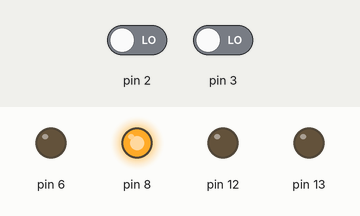
This sketch was run on a simulated Arduino Uno, built with avr-gcc and run on an emulated ATmega328P. On the bench: output pins drawn as LEDs (lit = HIGH). The test bench sets the inputs (shaded band); at power-on: pin 2 LOW, pin 3 LOW. What the sketch prints to the serial monitor is not drawn.

Above: at 0.1 s.
Timing chart, 0 to 1.6 s (numbered marks = the images above):
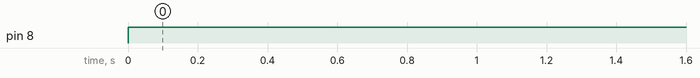

The sketch:

Beam_angle_control.ino
```cpp
#include <MsTimer2.h>
#include "RotaryEncoder.h"
#include "MotorControl.h"
#include "State_FB.h"

void tickPath();
RotaryEncoder encoder = RotaryEncoder(3, 2, &tickPath);
MotorControl  motor   = MotorControl(12, 13, 6);
State_FB      FB      = State_FB();

void tickPath()
{
  encoder.tick();
}

float T_control  = 10;     // 制御周期[msec]
float T_sampling = 1/1000; // 測定周期[msec]

float angle_now  = 0 ;
float angle_prev = 0 ;

float input_command = 0;
float input_Vref    = 0 ;

float f[2]     = {3.0908, 0.2074}; // 線形状態FBゲイン
float state[2] = {0     , 0     }; // 状態変数：[角変位　角速度]

void setup()
{
  pinMode(8,OUTPUT);
  Serial.begin(115200);

  MsTimer2::set(T_sampling, sensor_get);
  MsTimer2::start();
}

void loop()
{
  digitalWrite(8,HIGH);
  MsTimer2::stop();

  state[0] =  angle_now;
  state[1] = (angle_now - angle_prev)/(T_control/1000);

  input_command = FB.control_input(f, state);
  motor.control( input_command );

  angle_prev = angle_now;
  Serial.println(angle_now * 180/PI);

  MsTimer2::start();
  delay(T_control);
}

void sensor_get()
{
  angle_now = encoder.getAngle();
}
```

MotorControl.cpp
```cpp
#include "MotorControl.h"
#include "Arduino.h"

MotorControl::MotorControl(int pin1, int pin2, int pin_pwm)
{
  _pin1    = pin1;
  _pin2    = pin2;
  _pin_pwm = pin_pwm;

  pinMode(_pin1, OUTPUT);
  pinMode(_pin2, OUTPUT);
}

void MotorControl::control(int16_t input_command)
{
  motor_direct_prev = motor_direct;

  if(input_command > 0)
  {
    motor_direct = Forward; // 2 = 10
  }
  else if(input_command < 0)
  {
    motor_direct = Backward; // 1 = 01
  }
  else
  {
    motor_direct = Stop; // 0 = 00
  }

  if(motor_direct != motor_direct_prev)
  {
    digitalWrite(_pin1, 0);
    digitalWrite(_pin2, 0);
    delay(pose_time);
  }

  Vref_command = abs( input_command*255/5 );
  analogWrite(_pin_pwm, Vref_command);

  digitalWrite(_pin1,  motor_direct     &1);
  digitalWrite(_pin2, (motor_direct>>1) &1);
}
```

MotorControl.h
```cpp
#ifndef MOTORCONTROL_H
#define MOTORCONTROL_H

#include <Arduino.h>

#define pose_time 1 // 1[ms]

#define Forward   2 // 10
#define Backward  1 // 01
#define Stop      0 // 00 (BREAK)

class MotorControl
{
    public:
    MotorControl(int pin1, int pin2, int pin_pwm);
    void control(int16_t input_command);

    private:
    int motor_direct      = Stop;
    int motor_direct_prev = Stop;
    int _pin1, _pin2, _pin_pwm;
    float Vref_command = 0;
};

#endif
```

RotaryEncoder.cpp
```cpp
#include "Arduino.h"
#include "RotaryEncoder.h"

const int8_t Table[] = {0,-1,1,0, 1,0,0,-1, -1,0,0,1, 0,1,-1,0};

RotaryEncoder::RotaryEncoder(int pin1, int pin2, void (*fptr)())
{
  _pin1 = pin1;
  _pin2 = pin2;
  pinMode(_pin1, INPUT);
  pinMode(_pin2, INPUT);
  attachInterrupt(digitalPinToInterrupt(_pin1), fptr ,CHANGE);
  attachInterrupt(digitalPinToInterrupt(_pin2), fptr ,CHANGE);

  Signal_prev = 3;
  count       = 0;

}

float RotaryEncoder::getAngle(){
    return (float)count * (2*PI/2400);
}

void RotaryEncoder::tick(void)
{
  int    sig1   = digitalRead(_pin1);
  int    sig2   = digitalRead(_pin2);
  int8_t Signal = sig1 | (sig2<<1);

  if(Signal_prev != Signal)
  {
    value = Signal | (Signal_prev<<2);
    count += Table[ value ];

    Signal_prev = Signal;
  }
  else
  {
  }
}
```

RotaryEncoder.h
```cpp
#ifndef RotaryEncoder_h
#define RotaryEncoder_h
#include "Arduino.h"

class RotaryEncoder
{
public:
    RotaryEncoder(int pin1, int pin2, void(*fptr)());
    long  getValue();
    float getAngle();
    void  tick(void);
private:
    int    _pin1, _pin2, value;
    int8_t Signal_prev;
    long   count;
};

#endif
```

State_FB.cpp
```cpp
#include "State_FB.h"
#include "Arduino.h"

State_FB::State_FB()
{
}

float State_FB::control_input(float gain[], float state[])
{
    input = 0; // inputの初期化

    // 制御入力算出
    for (int i=0; i<2; i++)
    {
        input = -gain[i] * state[i] + input;
    }

    // 飽和処理
    if(input > 5)
    {
      input = 5;
    }
    if(input < -5)
    {
      input = -5;
    }

    return input;
}
```

State_FB.h
```cpp
#ifndef STATE_FB_H
#define STATE_FB_H
#include "Arduino.h"

class State_FB
{
    public:
    State_FB();
    float control_input(float gain[], float state[]);

    private:
    float input = 0;
};

#endif
```

Measured:
- by itself, pin 8: LOW → HIGH at 0.00 s
